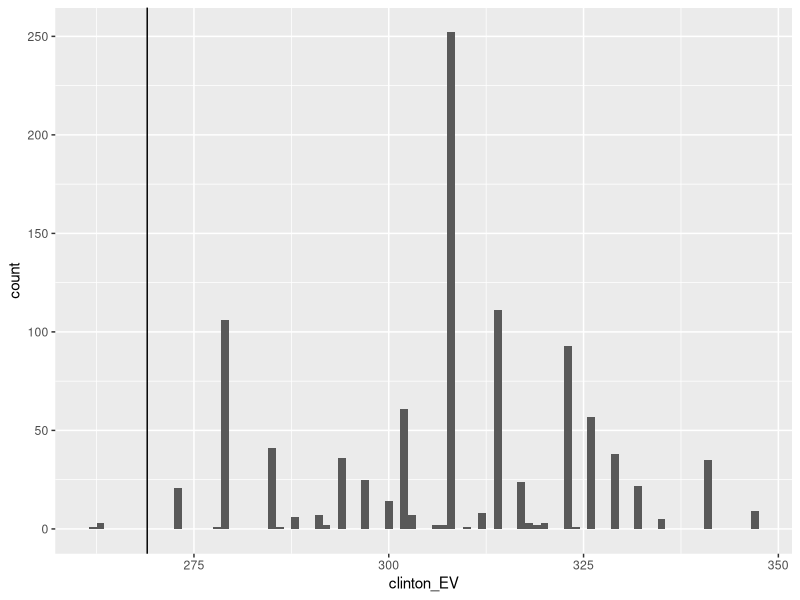
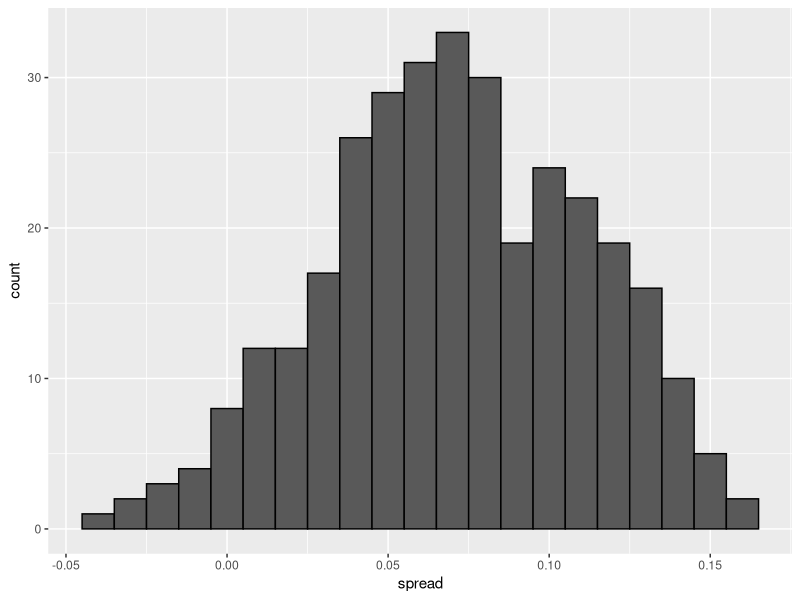
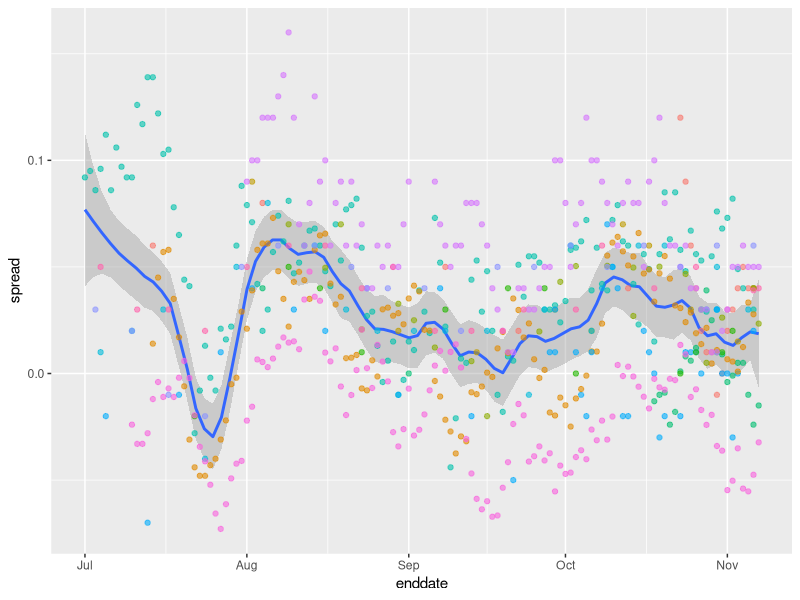
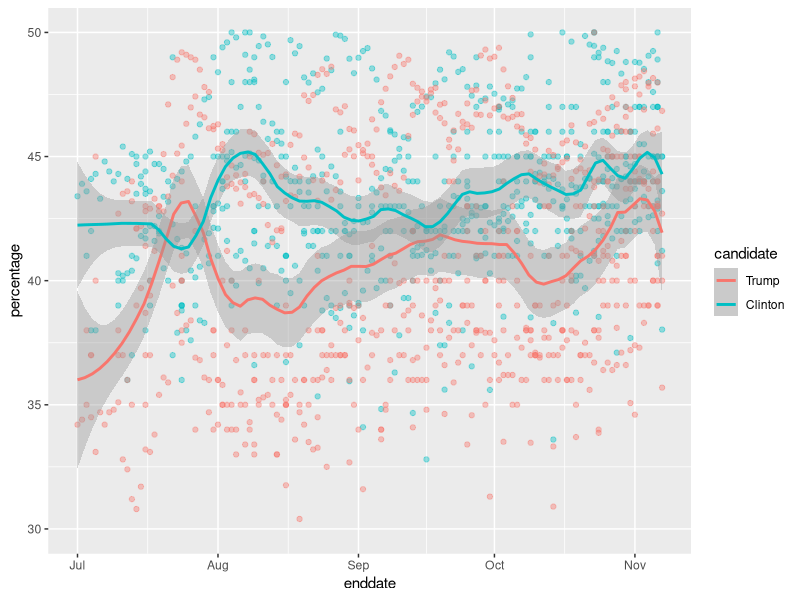
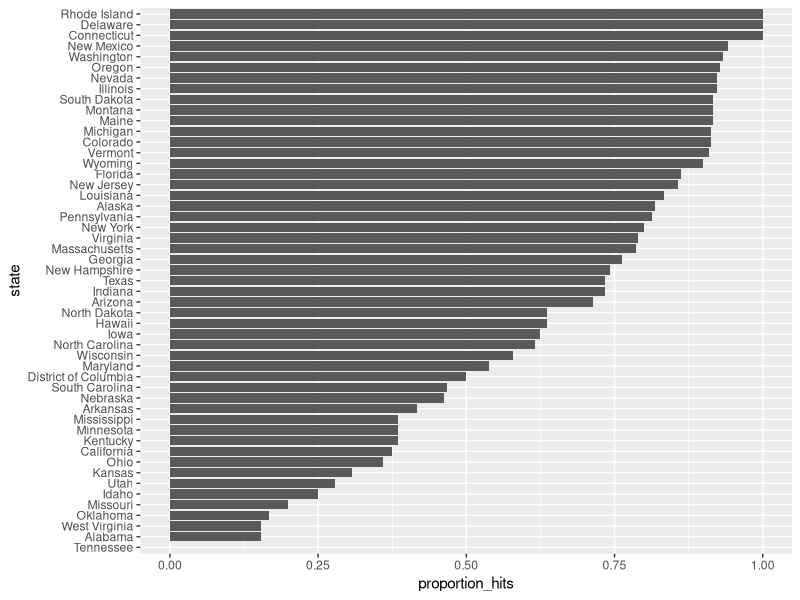
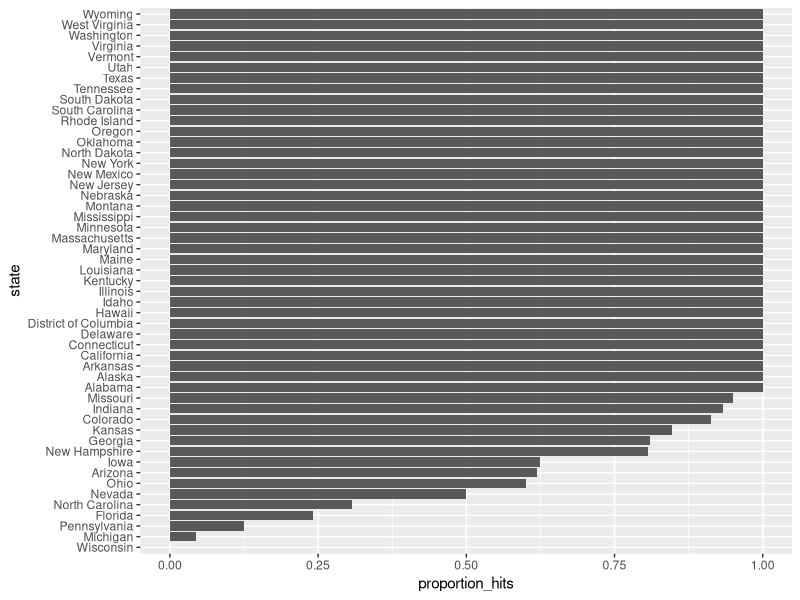
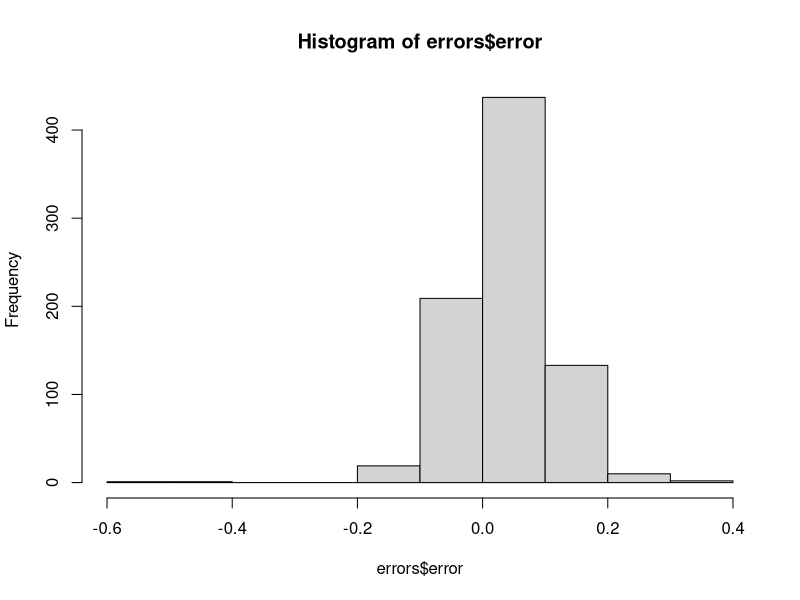
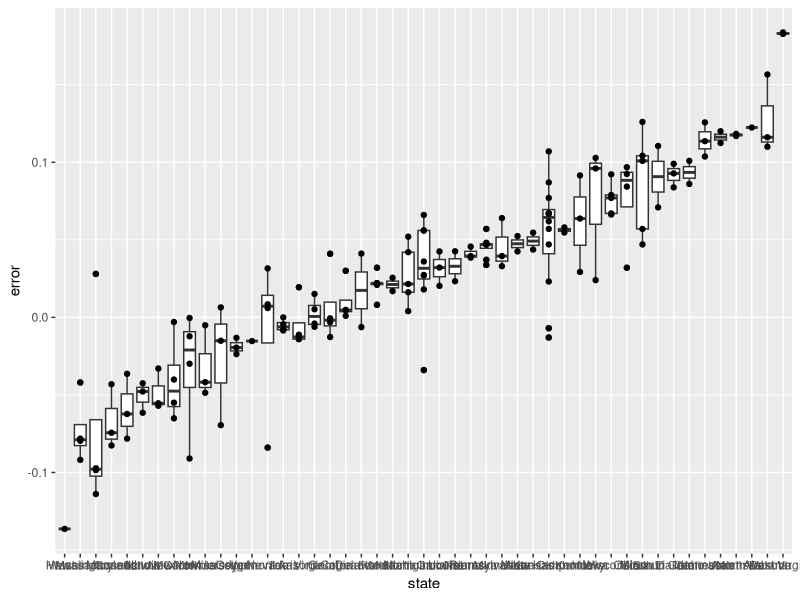

Write the R code that produced these figures, in order.
## ---- chunk 1
library(tidyverse)
## ---- chunk 2
library(tidyverse)
library(dslabs)
polls <- polls_us_election_2016 %>%
    filter(state == "U.S." & enddate >= "2016-10-31" &
                 (grade %in% c("A+", "A", "A-", "B+") | is.na(grade))) %>%
    mutate(spread = rawpoll_clinton/100 - rawpoll_trump/100)

one_poll_per_pollster <- polls %>% group_by(pollster) %>%
    filter(enddate == max(enddate)) %>%
    ungroup()

results <- one_poll_per_pollster %>%
    summarize(avg = mean(spread), se = sd(spread)/sqrt(length(spread))) %>%
    mutate(start = avg - 1.96*se, end = avg + 1.96*se)
## ---- chunk 3
mu <- 0
tau <- 0.035
sigma <- results$se
Y <- results$avg
B <- sigma^2 / (sigma^2 + tau^2)

posterior_mean <- B*mu + (1-B)*Y
posterior_se <- sqrt(1 / (1/sigma^2 + 1/tau^2))

posterior_mean
posterior_se

# 95% credible interval
posterior_mean + c(-1.96, 1.96) * posterior_se

# probability of d > 0
1 - pnorm(0, posterior_mean, posterior_se)
## ---- chunk 4
J <- 6
N <- 2000
d <- .021
p <- (d+1)/2
X <- d + rnorm(J, 0, 2*sqrt(p*(1-p)/N))
## ---- chunk 5
I <- 5
J <- 6
N <- 2000
d <- .021
p <- (d+1)/2
X <- sapply(1:I, function(i){
    d + rnorm(J, 0, 2*sqrt(p*(1-p)/N))
})
## ---- chunk 6
I <- 5
J <- 6
N <- 2000
d <- .021
p <- (d+1)/2
h <- rnorm(I, 0, 0.025)    # assume standard error of pollster-to-pollster variability is 0.025
X <- sapply(1:I, function(i){
    d + rnorm(J, 0, 2*sqrt(p*(1-p)/N))
})
## ---- chunk 7
mu <- 0
tau <- 0.035
sigma <- sqrt(results$se^2 + .025^2)
Y <- results$avg
B <- sigma^2 / (sigma^2 + tau^2)
posterior_mean <- B*mu + (1-B)*Y
posterior_se <- sqrt(1 / (1/sigma^2 + 1/tau^2))
1 - pnorm(0, posterior_mean, posterior_se)
## ---- chunk 8
library(tidyverse)
library(dslabs)
data("polls_us_election_2016")
head(results_us_election_2016)
results_us_election_2016 %>% 
  arrange(desc(electoral_votes)) %>% 
  top_n(5, electoral_votes)
## ---- chunk 9
results <- polls_us_election_2016 %>%
    filter(state != "U.S." &
            !grepl("CD", state) &
            enddate >= "2016-10-31" &
            (grade %in% c("A+", "A", "A-", "B+") | is.na(grade))) %>%
    mutate(spread = rawpoll_clinton/100 - rawpoll_trump/100) %>%
    group_by(state) %>%
    summarize(avg = mean(spread), sd = sd(spread), n = n()) %>%
    mutate(state = as.character(state))

# 10 closest races = battleground states
results %>% arrange(abs(avg))

# joining electoral college votes and results
results <- left_join(results, results_us_election_2016, by="state")

# states with no polls: note Rhode Island and District of Columbia = Democrat
results_us_election_2016 %>% filter(!state %in% results$state)

# assigns sd to states with just one poll as median of other sd values
results <- results %>%
    mutate(sd = ifelse(is.na(sd), median(results$sd, na.rm = TRUE), sd))
## ---- chunk 10
mu <- 0
tau <- 0.02
results %>% 
  mutate(sigma = sd/sqrt(n),
         B = sigma^2/ (sigma^2 + tau^2),
         posterior_mean = B*mu + (1-B)*avg,
         posterior_se = sqrt( 1 / (1/sigma^2 + 1/tau^2))) %>%
  arrange(abs(posterior_mean))
## ---- chunk 11
mu <- 0
tau <- 0.02
clinton_EV <- replicate(1000, {
    results %>% 
    mutate(sigma = sd/sqrt(n),
           B = sigma^2/ (sigma^2 + tau^2),
           posterior_mean = B*mu + (1-B)*avg,
           posterior_se = sqrt( 1 / (1/sigma^2 + 1/tau^2)),
           simulated_result = rnorm(length(posterior_mean), posterior_mean, posterior_se), 
           clinton = ifelse(simulated_result > 0, electoral_votes, 0)) %>%    # award votes if Clinton wins state 
    summarize(clinton = sum(clinton)) %>%    # total votes for Clinton
    .$clinton + 7    # 7 votes for Rhode Island and DC
})
mean(clinton_EV > 269)    # over 269 votes wins election

# histogram of outcomes
data.frame(clinton_EV) %>%
    ggplot(aes(clinton_EV)) +
    geom_histogram(binwidth = 1) +
    geom_vline(xintercept = 269)
## ---- chunk 12
mu <- 0
tau <- 0.02
bias_sd <- 0.03
clinton_EV_2 <- replicate(1000, {
    results %>% 
    mutate(sigma = sqrt(sd^2/(n) + bias_sd^2),    # added bias_sd term
           B = sigma^2/ (sigma^2 + tau^2),
           posterior_mean = B*mu + (1-B)*avg,
           posterior_se = sqrt( 1 / (1/sigma^2 + 1/tau^2)),
           simulated_result = rnorm(length(posterior_mean), posterior_mean, posterior_se),
           clinton = ifelse(simulated_result > 0, electoral_votes, 0)) %>%    # award votes if Clinton wins state
    summarize(clinton = sum(clinton)) %>%    # total votes for Clinton
    .$clinton + 7    # 7 votes for Rhode Island and DC
})
mean(clinton_EV_2 > 269)    # over 269 votes wins election
## ---- chunk 13
# select all national polls by one pollster
one_pollster <- polls_us_election_2016 %>%
    filter(pollster == "Ipsos" & state == "U.S.") %>%
    mutate(spread = rawpoll_clinton/100 - rawpoll_trump/100)

# the observed standard error is higher than theory predicts
se <- one_pollster %>%
    summarize(empirical = sd(spread),
            theoretical = 2*sqrt(mean(spread)*(1-mean(spread))/min(samplesize)))
se

# the distribution of the data is not normal
one_pollster %>% ggplot(aes(spread)) +
    geom_histogram(binwidth = 0.01, color = "black")
## ---- chunk 14
polls_us_election_2016 %>%
    filter(state == "U.S." & enddate >= "2016-07-01") %>%
    group_by(pollster) %>%
    filter(n() >= 10) %>%
    ungroup() %>%
    mutate(spread = rawpoll_clinton/100 - rawpoll_trump/100) %>%
    ggplot(aes(enddate, spread)) +
    geom_smooth(method = "loess", span = 0.1) +
    geom_point(aes(color = pollster), show.legend = FALSE, alpha = 0.6)
## ---- chunk 15
polls_us_election_2016 %>%
    filter(state == "U.S." & enddate >= "2016-07-01") %>%
    select(enddate, pollster, rawpoll_clinton, rawpoll_trump) %>%
    rename(Clinton = rawpoll_clinton, Trump = rawpoll_trump) %>%
    gather(candidate, percentage, -enddate, -pollster) %>%
    mutate(candidate = factor(candidate, levels = c("Trump", "Clinton"))) %>%
    group_by(pollster) %>%
    filter(n() >= 10) %>%
    ungroup() %>%
    ggplot(aes(enddate, percentage, color = candidate)) +
    geom_point(show.legend = FALSE, alpha = 0.4) +
    geom_smooth(method = "loess", span = 0.15) +
    scale_y_continuous(limits = c(30, 50))
## ---- chunk 16
# Load the libraries and data
library(dplyr)
library(dslabs)
data("polls_us_election_2016")

# Create a table called `polls` that filters by state, date, and reports the spread
polls <- polls_us_election_2016 %>% 
  filter(state != "U.S." & enddate >= "2016-10-31") %>% 
  mutate(spread = rawpoll_clinton/100 - rawpoll_trump/100)

# Create an object called `cis` that has the columns indicated in the instructions
cis <- polls %>%
  mutate(X_hat = (spread+1)/2, 
         se = 2*sqrt(X_hat*(1-X_hat)/samplesize), 
         lower = spread - qnorm(.975) * se,
         upper = spread + qnorm(.975) * se) %>%
  select(state, startdate, enddate, pollster, grade, spread, lower, upper)
head(cis)
## ---- chunk 17
# Add the actual results to the `cis` data set
add <- results_us_election_2016 %>% 
  mutate(actual_spread = clinton/100 - trump/100) %>% 
  select(state, actual_spread)
ci_data <- cis %>% 
  mutate(state = as.character(state)) %>% 
  left_join(add, by = "state")

# Create an object called `p_hits` that summarizes the proportion of confidence intervals that contain the actual value. Print this object to the console.
p_hits <- ci_data %>%
  mutate(hit = actual_spread >=lower & actual_spread <= upper) %>%
  summarize(mean(hit))
p_hits
## ---- chunk 18
# The `cis` data have already been loaded for you
add <- results_us_election_2016 %>% mutate(actual_spread = clinton/100 - trump/100) %>% select(state, actual_spread)
ci_data <- cis %>% mutate(state = as.character(state)) %>% left_join(add, by = "state")

# Create an object called `p_hits` that summarizes the proportion of hits for each pollster that has at least 5 polls.
p_hits <- ci_data %>%
  mutate(hit = actual_spread >=lower & actual_spread <= upper) %>%
  group_by(pollster) %>%
  filter(n()>=5) %>%
  summarize(proportion_hits = mean(hit), n=n(), grade=grade[1]) %>%
  arrange(desc(proportion_hits))
p_hits
## ---- chunk 19
# The `cis` data have already been loaded for you
add <- results_us_election_2016 %>% mutate(actual_spread = clinton/100 - trump/100) %>% select(state, actual_spread)
ci_data <- cis %>% mutate(state = as.character(state)) %>% left_join(add, by = "state")

# Create an object called `p_hits` that summarizes the proportion of hits for each state that has more than 5 polls.
p_hits <- ci_data %>%
  mutate(hit = actual_spread >=lower & actual_spread <= upper) %>%
  group_by(state) %>%
  filter(n()>=5) %>%
  summarize(proportion_hits = mean(hit), n=n()) %>%
  arrange(desc(proportion_hits))
p_hits
## ---- chunk 20
# The `p_hits` data have already been loaded for you. Use the `head` function to examine it.
head(p_hits)

# Make a barplot of the proportion of hits for each state
p_hits %>% 
  mutate(state = reorder(state, proportion_hits)) %>%
  ggplot(aes(x=state, y=proportion_hits)) +
  geom_bar(stat="identity") +
  coord_flip()
## ---- chunk 21
# The `cis` data have already been loaded. Examine it using the `head` function.
head(ci_data)

# Create an object called `errors` that calculates the difference between the predicted and actual spread and indicates if the correct winner was predicted
errors <- ci_data %>%
  mutate(error = spread - actual_spread, hit = (sign(spread) == sign(actual_spread)))

# Examine the last 6 rows of `errors`
tail(errors, 6)
## ---- chunk 22
# Create an object called `errors` that calculates the difference between the predicted and actual spread and indicates if the correct winner was predicted
errors <- ci_data %>% mutate(error = spread - actual_spread, hit = sign(spread) == sign(actual_spread))

# Create an object called `p_hits` that summarizes the proportion of hits for each state that has more than 5 polls
p_hits <- errors %>%
  group_by(state) %>%
  filter(n()>5) %>%
  summarize(proportion_hits = mean(hit), n=n())

# Make a barplot of the proportion of hits for each state
p_hits %>% 
  mutate(state = reorder(state, proportion_hits)) %>%
  ggplot(aes(x=state, y=proportion_hits)) +
  geom_bar(stat="identity") +
  coord_flip()
## ---- chunk 23
# The `errors` data have already been loaded. Examine them using the `head` function.
head(errors)

# Generate a histogram of the error
hist(errors$error)

# Calculate the median of the errors. Print this value to the console.
median(errors$error)
## ---- chunk 24
# The `errors` data have already been loaded. Examine them using the `head` function.
head(errors)

# Create a boxplot showing the errors by state for polls with grades B+ or higher
errors %>%
  filter(grade %in% c('A+', 'A', 'A-', 'B+')) %>%
  mutate(state = reorder(state, error)) %>%
  ggplot(aes(state, error)) + 
  geom_boxplot() +
  geom_point()
## ---- chunk 25
# The `errors` data have already been loaded. Examine them using the `head` function.
head(errors)

# Create a boxplot showing the errors by state for states with at least 5 polls with grades B+ or higher
errors %>%
  filter(grade %in% c('A+', 'A', 'A-', 'B+') & n()>5) %>%
  mutate(state = reorder(state, error)) %>%
  ggplot(aes(state, error)) + 
  geom_boxplot() +
  geom_point()
## ---- chunk 26
z <- qt(0.975, nrow(one_poll_per_pollster) - 1)
one_poll_per_pollster %>%
    summarize(avg = mean(spread), moe = z*sd(spread)/sqrt(length(spread))) %>%
    mutate(start = avg - moe, end = avg + moe)

# quantile from t-distribution versus normal distribution
qt(0.975, 14)    # 14 = nrow(one_poll_per_pollster) - 1
qnorm(0.975)
## ---- chunk 27
# Calculate the probability of seeing t-distributed random variables being more than 2 in absolute value when 'df = 3'.
pt(-2,df=3) + 1-pt(2,df=3)
## ---- chunk 28
# Generate a vector 'df' that contains a sequence of numbers from 3 to 50
df <- seq(3,50)

# Make a function called 'pt_func' that calculates the probability that a value is more than |2| for any degrees of freedom 
pt_func <- function(df) {
  pt(-2, df) + 1 - pt(2, df)
}

# Generate a vector 'probs' that uses the `pt_func` function to calculate the probabilities
probs <- sapply(df, pt_func)

# Plot 'df' on the x-axis and 'probs' on the y-axis
plot(df, probs)
## ---- chunk 29
# Load the neccessary libraries and data
library(dslabs)
library(dplyr)
data(heights)

# Use the sample code to generate 'x', a vector of male heights
x <- heights %>% filter(sex == "Male") %>%
  .$height

# Create variables for the mean height 'mu', the sample size 'N', and the number of times the simulation should run 'B'
mu <- mean(x)
N <- 15
B <- 10000

# Use the `set.seed` function to make sure your answer matches the expected result after random sampling
set.seed(1)

# Generate a logical vector 'res' that contains the results of the simulations
res <- replicate(B, {
  outcomes <- sample(x, N, replace=TRUE)
  interval <- mean(outcomes) + c(-qnorm(.975), qnorm(.975)) * sd(outcomes)/sqrt(N)
  between(mu,interval[1],interval[2])
})

# Calculate the proportion of times the simulation produced values within the 95% confidence interval. Print this value to the console.
mean(res)
## ---- chunk 30
# The vector of filtered heights 'x' has already been loaded for you. Calculate the mean.
mu <- mean(x)

# Use the same sampling parameters as in the previous exercise.
set.seed(1)
N <- 15
B <- 10000

# Generate a logical vector 'res' that contains the results of the simulations using the t-distribution
res <- replicate(B, {
  outcomes <- sample(x, N, replace=TRUE)
  interval <- mean(outcomes) + c(-qt(.975,14), qt(.975,14)) * sd(outcomes)/sqrt(N)
  between(mu,interval[1],interval[2])
})

# Calculate the proportion of times the simulation produced values within the 95% confidence interval. Print this value to the console.
mean(res)
